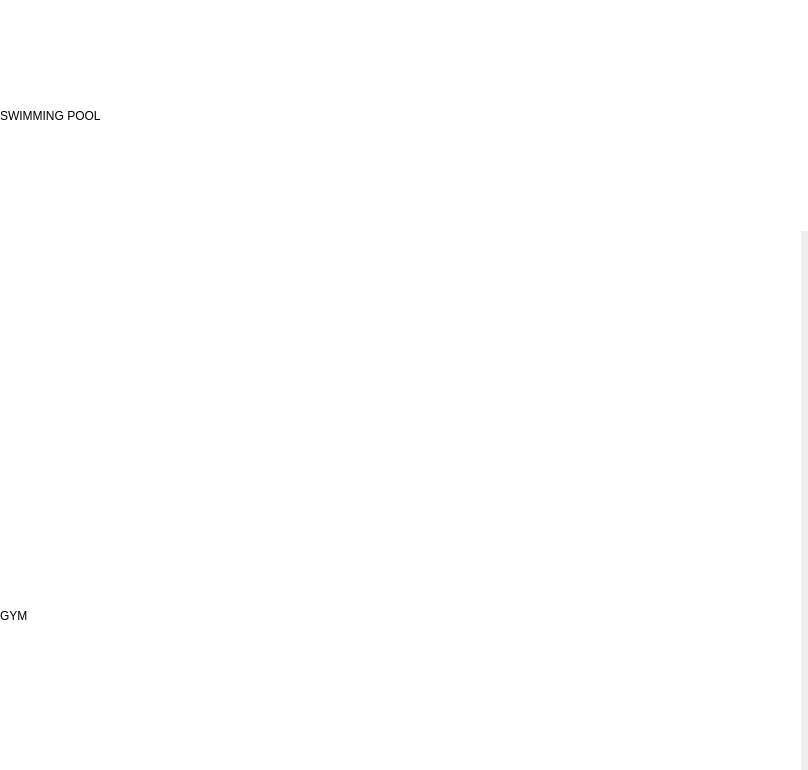
<?xml version="1.0" encoding="UTF-8"?>
<ui version="4.0">
 <class>MainWindow</class>
 <widget class="QMainWindow" name="MainWindow">
  <property name="geometry">
   <rect>
    <x>0</x>
    <y>0</y>
    <width>808</width>
    <height>770</height>
   </rect>
  </property>
  <property name="windowTitle">
   <string>MainWindow</string>
  </property>
  <widget class="QWidget" name="centralwidget">
   <widget class="QLabel" name="label">
    <property name="geometry">
     <rect>
      <x>0</x>
      <y>0</y>
      <width>811</width>
      <height>231</height>
     </rect>
    </property>
    <property name="styleSheet">
     <string notr="true">font: 75 26pt &quot;Times New Roman&quot;;
background-color: rgb(255, 255, 255);
background-image:url(i/pic5.jpg)</string>
    </property>
    <property name="text">
     <string>SWIMMING POOL</string>
    </property>
   </widget>
   <widget class="QLabel" name="label_2">
    <property name="geometry">
     <rect>
      <x>0</x>
      <y>230</y>
      <width>801</width>
      <height>231</height>
     </rect>
    </property>
    <property name="styleSheet">
     <string notr="true">font: 75 26pt &quot;Times New Roman&quot;;
color: rgb(255, 255, 255);
background-color: rgb(255, 255, 255);
background-image:url(i/pic7.jpg)</string>
    </property>
    <property name="text">
     <string>GAMES</string>
    </property>
   </widget>
   <widget class="QLabel" name="label_3">
    <property name="geometry">
     <rect>
      <x>0</x>
      <y>460</y>
      <width>801</width>
      <height>311</height>
     </rect>
    </property>
    <property name="styleSheet">
     <string notr="true">font: 75 26pt &quot;Times New Roman&quot;;
background-color: rgb(255, 255, 255);
background-image:url(i/pic6.jpg)</string>
    </property>
    <property name="text">
     <string>GYM</string>
    </property>
   </widget>
  </widget>
 </widget>
 <resources/>
 <connections/>
</ui>
